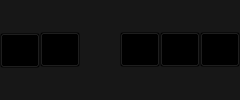
     <widget class="QWidget" name="widget" native="true">
      <property name="maximumSize">
       <size>
        <width>16777215</width>
        <height>16777215</height>
       </size>
      </property>
      <property name="styleSheet">
       <string notr="true">background-color: #171717;</string>
      </property>
      <layout class="QGridLayout" name="gridLayout_3">
       <property name="leftMargin">
        <number>0</number>
       </property>
       <property name="topMargin">
        <number>0</number>
       </property>
       <property name="rightMargin">
        <number>0</number>
       </property>
       <property name="bottomMargin">
        <number>0</number>
       </property>
       <property name="spacing">
        <number>0</number>
       </property>
       <item row="0" column="0">
        <layout class="QHBoxLayout" name="horizontalLayout_3">
         <property name="spacing">
          <number>0</number>
         </property>
         <property name="topMargin">
          <number>0</number>
         </property>
         <property name="rightMargin">
          <number>0</number>
         </property>
         <item>
          <widget class="QPushButton" name="back_pushButton">
           <property name="minimumSize">
            <size>
             <width>40</width>
             <height>35</height>
            </size>
           </property>
           <property name="maximumSize">
            <size>
             <width>16777215</width>
             <height>33</height>
            </size>
           </property>
           <property name="cursor">
            <cursorShape>PointingHandCursor</cursorShape>
           </property>
           <property name="styleSheet">
            <string notr="true">QPushButton{
background:transparent;}
QPushButton:hover {
           
	background-color: #171717;
}</string>
           </property>
           <property name="text">
            <string/>
           </property>
           <property name="icon">
            <iconset resource="../Qss/icons/_icons.qrc">
             <normaloff>:/feather/icons/feather/arrow-left.png</normaloff>:/feather/icons/feather/arrow-left.png</iconset>
           </property>
           <property name="iconSize">
            <size>
             <width>25</width>
             <height>20</height>
            </size>
           </property>
          </widget>
         </item>
         <item>
          <widget class="QPushButton" name="toggle_pushButton">
           <property name="maximumSize">
            <size>
             <width>40</width>
             <height>35</height>
            </size>
           </property>
           <property name="cursor">
            <cursorShape>PointingHandCursor</cursorShape>
           </property>
           <property name="styleSheet">
            <string notr="true">QPushButton{
background:transparent;}
QPushButton:hover {
	background-color: #171717;
}</string>
           </property>
           <property name="text">
            <string/>
           </property>
           <property name="icon">
            <iconset resource="../Qss/icons/_icons.qrc">
             <normaloff>:/feather/icons/feather/chevron-left.png</normaloff>:/feather/icons/feather/chevron-left.png</iconset>
           </property>
           <property name="iconSize">
            <size>
             <width>25</width>
             <height>20</height>
            </size>
           </property>
          </widget>
         </item>
         <item>
          <spacer name="horizontalSpacer_15">
           <property name="orientation">
            <enum>Qt::Horizontal</enum>
           </property>
           <property name="sizeHint" stdset="0">
            <size>
             <width>40</width>
             <height>20</height>
            </size>
           </property>
          </spacer>
         </item>
         <item>
          <widget class="QPushButton" name="minimize_pushButton">
           <property name="minimumSize">
            <size>
             <width>40</width>
             <height>35</height>
            </size>
           </property>
           <property name="cursor">
            <cursorShape>PointingHandCursor</cursorShape>
           </property>
           <property name="styleSheet">
            <string notr="true">QPushButton{
background-color:transparent;}
QPushButton:hover {
           
	background-color: #171717;
}</string>
           </property>
           <property name="text">
            <string/>
           </property>
           <property name="icon">
            <iconset resource="../Qss/icons/_icons.qrc">
             <normaloff>:/feather/icons/feather/minus.png</normaloff>:/feather/icons/feather/minus.png</iconset>
           </property>
           <property name="iconSize">
            <size>
             <width>25</width>
             <height>20</height>
            </size>
           </property>
          </widget>
         </item>
         <item>
          <widget class="QPushButton" name="maximize_pushButton">
           <property name="minimumSize">
            <size>
             <width>40</width>
             <height>35</height>
            </size>
           </property>
           <property name="cursor">
            <cursorShape>PointingHandCursor</cursorShape>
           </property>
           <property name="styleSheet">
            <string notr="true">QPushButton{
background-color:transparent;}
QPushButton:hover {
           
	background-color: #171717;
}</string>
           </property>
           <property name="text">
            <string/>
           </property>
           <property name="icon">
            <iconset resource="../Qss/icons/_icons.qrc">
             <normaloff>:/feather/icons/feather/maximize.png</normaloff>:/feather/icons/feather/maximize.png</iconset>
           </property>
           <property name="iconSize">
            <size>
             <width>25</width>
             <height>20</height>
            </size>
           </property>
          </widget>
         </item>
         <item>
          <widget class="QPushButton" name="close_pushButton">
           <property name="minimumSize">
            <size>
             <width>40</width>
             <height>35</height>
            </size>
           </property>
           <property name="cursor">
            <cursorShape>PointingHandCursor</cursorShape>
           </property>
           <property name="styleSheet">
            <string notr="true">QPushButton{
background-color:transparent;}
QPushButton:hover {
           
	background-color: darkred;
}</string>
           </property>
           <property name="text">
            <string/>
           </property>
           <property name="icon">
            <iconset resource="../Qss/icons/_icons.qrc">
             <normaloff>:/feather/icons/feather/x.png</normaloff>:/feather/icons/feather/x.png</iconset>
           </property>
           <property name="iconSize">
            <size>
             <width>25</width>
             <height>20</height>
            </size>
           </property>
          </widget>
         </item>
        </layout>
       </item>
      </layout>
     </widget>
